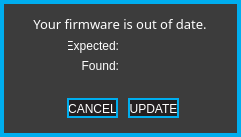
<?xml version="1.0" encoding="UTF-8"?>
<ui version="4.0">
 <class>FwoodDialog</class>
 <widget class="QWidget" name="FwoodDialog">
  <property name="geometry">
   <rect>
    <x>0</x>
    <y>0</y>
    <width>241</width>
    <height>137</height>
   </rect>
  </property>
  <property name="windowTitle">
   <string>Form</string>
  </property>
  <property name="styleSheet">
   <string notr="true">QWidget
{
	background:		rgba(35,31,32,255);
	border: 4px solid rgba(0,174,239,255);
}  

QWidget:hover
{
	/*border:				3px solid rgb(0, 126, 126)*/
}        

/*-------QFrame-------*/
QFrame
{
	background: rgb(60, 60, 60);
}

/* ---------- QLabels ------------*/
QLabel
{
	background:		rgba(0,0,0,0);
	color: 				white;
	font: 				10pt &quot;Futura-Normal&quot;;
	border:				none;
}

QLabel:hover
{
	border:				none;
}  


/*---------- QPushButton ---------*/
QPushButton
{
	border: 2px solid rgba(0,174,239,255);
	font: 9pt &quot;Futura-Normal&quot;;
	color: white;
	padding-top: 2;
}

QPushButton:pressed
{
	border: 2px solid white;
	font: 9pt &quot;Futura-Normal&quot;;
	background: rgba(0,174,239,255);
	color: white;
}

/*-------QToolTip-------*/
QToolTip
{
	font: 12px &quot;Futura-Normal&quot;;
	color: rgb(255, 255, 255);
	background: rgba(40, 40, 40, 140);
	border: 1px solid rgb(120, 120, 120);
	padding: 2px;
	width: 22px;
}</string>
  </property>
  <widget class="QFrame" name="warningFrame">
   <property name="geometry">
    <rect>
     <x>0</x>
     <y>0</y>
     <width>241</width>
     <height>137</height>
    </rect>
   </property>
   <property name="focusPolicy">
    <enum>Qt::NoFocus</enum>
   </property>
   <property name="styleSheet">
    <string notr="true"/>
   </property>
   <property name="frameShape">
    <enum>QFrame::StyledPanel</enum>
   </property>
   <property name="frameShadow">
    <enum>QFrame::Raised</enum>
   </property>
   <widget class="QFrame" name="warningSubFrame">
    <property name="geometry">
     <rect>
      <x>8</x>
      <y>8</y>
      <width>224</width>
      <height>121</height>
     </rect>
    </property>
    <property name="focusPolicy">
     <enum>Qt::NoFocus</enum>
    </property>
    <property name="styleSheet">
     <string notr="true">QFrame {
	background:rgba(200, 200, 200, 0);
	border-bottom-left-radius:4.0;
	border-bottom-right-radius:4.0;
	border-top-left-radius:4.0;
	border-top-right-radius:4.0;
	border:none;


}
</string>
    </property>
    <property name="frameShape">
     <enum>QFrame::StyledPanel</enum>
    </property>
    <property name="frameShadow">
     <enum>QFrame::Raised</enum>
    </property>
    <widget class="QPushButton" name="update">
     <property name="geometry">
      <rect>
       <x>120</x>
       <y>90</y>
       <width>51</width>
       <height>20</height>
      </rect>
     </property>
     <property name="focusPolicy">
      <enum>Qt::NoFocus</enum>
     </property>
     <property name="toolTip">
      <string>Engage.</string>
     </property>
     <property name="styleSheet">
      <string notr="true"/>
     </property>
     <property name="text">
      <string>UPDATE</string>
     </property>
    </widget>
    <widget class="QLabel" name="label">
     <property name="geometry">
      <rect>
       <x>60</x>
       <y>30</y>
       <width>51</width>
       <height>16</height>
      </rect>
     </property>
     <property name="focusPolicy">
      <enum>Qt::NoFocus</enum>
     </property>
     <property name="styleSheet">
      <string notr="true">font: 9pt</string>
     </property>
     <property name="text">
      <string>Expected:</string>
     </property>
     <property name="alignment">
      <set>Qt::AlignRight|Qt::AlignTrailing|Qt::AlignVCenter</set>
     </property>
    </widget>
    <widget class="QLabel" name="label_2">
     <property name="geometry">
      <rect>
       <x>60</x>
       <y>50</y>
       <width>51</width>
       <height>16</height>
      </rect>
     </property>
     <property name="focusPolicy">
      <enum>Qt::NoFocus</enum>
     </property>
     <property name="styleSheet">
      <string notr="true">font: 9pt;</string>
     </property>
     <property name="text">
      <string>Found:</string>
     </property>
     <property name="alignment">
      <set>Qt::AlignRight|Qt::AlignTrailing|Qt::AlignVCenter</set>
     </property>
    </widget>
    <widget class="QLabel" name="label_3">
     <property name="geometry">
      <rect>
       <x>0</x>
       <y>0</y>
       <width>224</width>
       <height>31</height>
      </rect>
     </property>
     <property name="font">
      <font>
       <family>Futura-Normal</family>
       <pointsize>10</pointsize>
       <weight>50</weight>
       <italic>false</italic>
       <bold>false</bold>
      </font>
     </property>
     <property name="focusPolicy">
      <enum>Qt::NoFocus</enum>
     </property>
     <property name="styleSheet">
      <string notr="true">font:10pt &quot;Futura-Normal&quot;;
</string>
     </property>
     <property name="text">
      <string>Your firmware is out of date.</string>
     </property>
     <property name="alignment">
      <set>Qt::AlignCenter</set>
     </property>
    </widget>
    <widget class="QLabel" name="expected">
     <property name="geometry">
      <rect>
       <x>80</x>
       <y>30</y>
       <width>111</width>
       <height>16</height>
      </rect>
     </property>
     <property name="focusPolicy">
      <enum>Qt::NoFocus</enum>
     </property>
     <property name="styleSheet">
      <string notr="true">font: 10pt;</string>
     </property>
     <property name="text">
      <string/>
     </property>
     <property name="alignment">
      <set>Qt::AlignLeading|Qt::AlignLeft|Qt::AlignVCenter</set>
     </property>
    </widget>
    <widget class="QLabel" name="found">
     <property name="geometry">
      <rect>
       <x>80</x>
       <y>50</y>
       <width>111</width>
       <height>16</height>
      </rect>
     </property>
     <property name="focusPolicy">
      <enum>Qt::NoFocus</enum>
     </property>
     <property name="styleSheet">
      <string notr="true">font: 10pt;</string>
     </property>
     <property name="text">
      <string/>
     </property>
     <property name="alignment">
      <set>Qt::AlignLeading|Qt::AlignLeft|Qt::AlignVCenter</set>
     </property>
    </widget>
    <widget class="QPushButton" name="cancel">
     <property name="geometry">
      <rect>
       <x>59</x>
       <y>90</y>
       <width>51</width>
       <height>20</height>
      </rect>
     </property>
     <property name="focusPolicy">
      <enum>Qt::NoFocus</enum>
     </property>
     <property name="toolTip">
      <string>I don't care! I don't want to update!</string>
     </property>
     <property name="styleSheet">
      <string notr="true"/>
     </property>
     <property name="text">
      <string>CANCEL</string>
     </property>
    </widget>
   </widget>
  </widget>
 </widget>
 <resources/>
 <connections/>
</ui>
